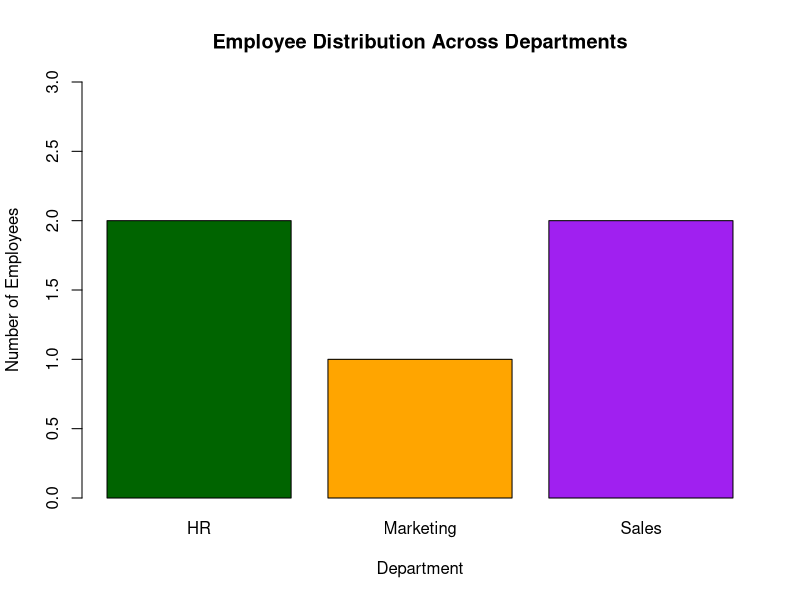

This chart was generated by the following R code:
# Create dataset for Set 3
employee_data <- data.frame(
  Employee_ID = c(1, 2, 3, 4, 5),
  Department = factor(c("Sales", "HR", "Marketing", "Sales", "HR")),
  Years_of_Service = c(5, 3, 7, 4, 2),
  Performance_Score = c(85, 92, 78, 90, 76)
)

print(employee_data)

# Count employees per department
dept_counts <- table(employee_data$Department)

# 2. Bar Chart for Department Distribution
barplot(dept_counts, 
        col = c("darkgreen", "orange", "purple"), 
        xlab = "Department", 
        ylab = "Number of Employees", 
        main = "Employee Distribution Across Departments",
        ylim = c(0, 3))
